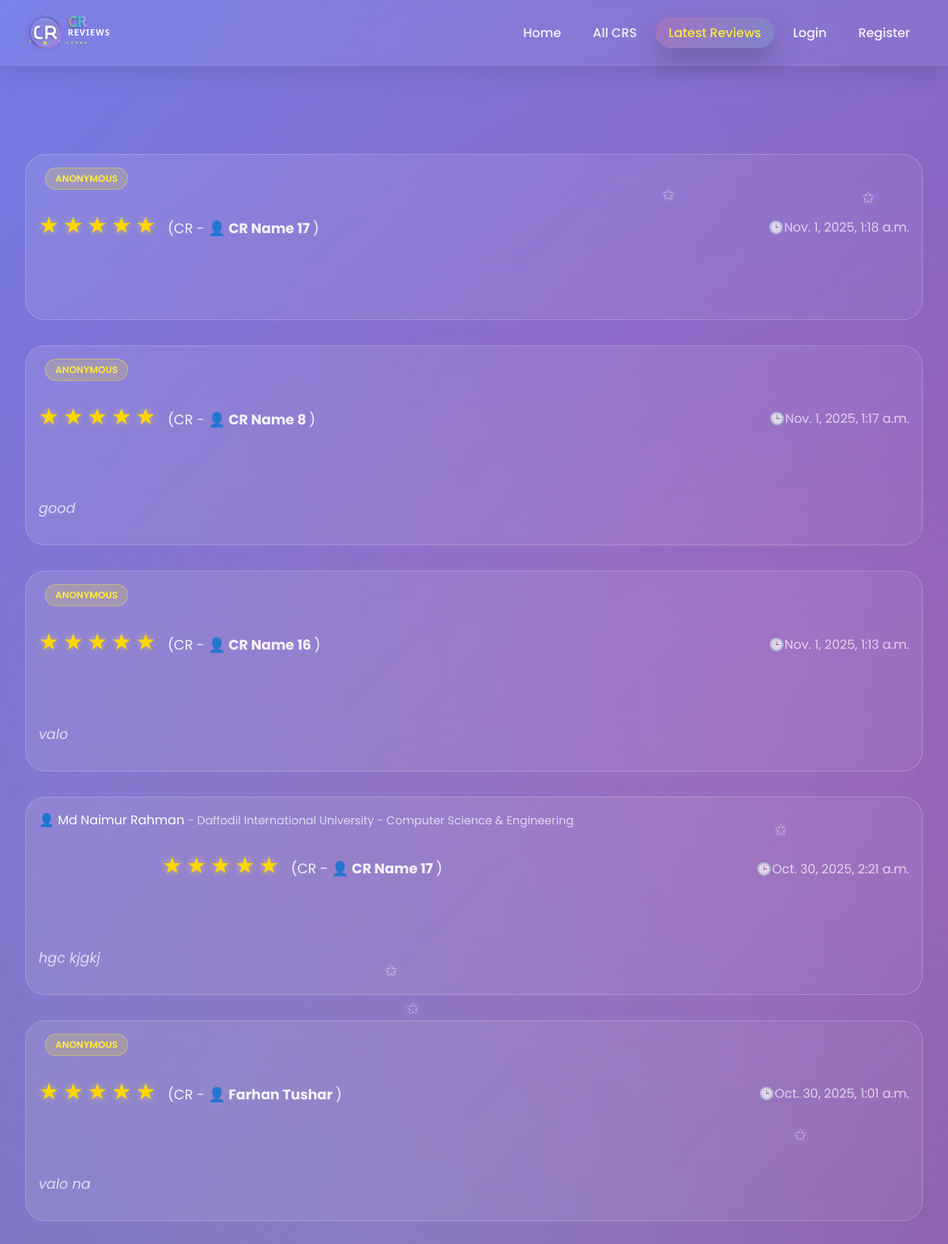
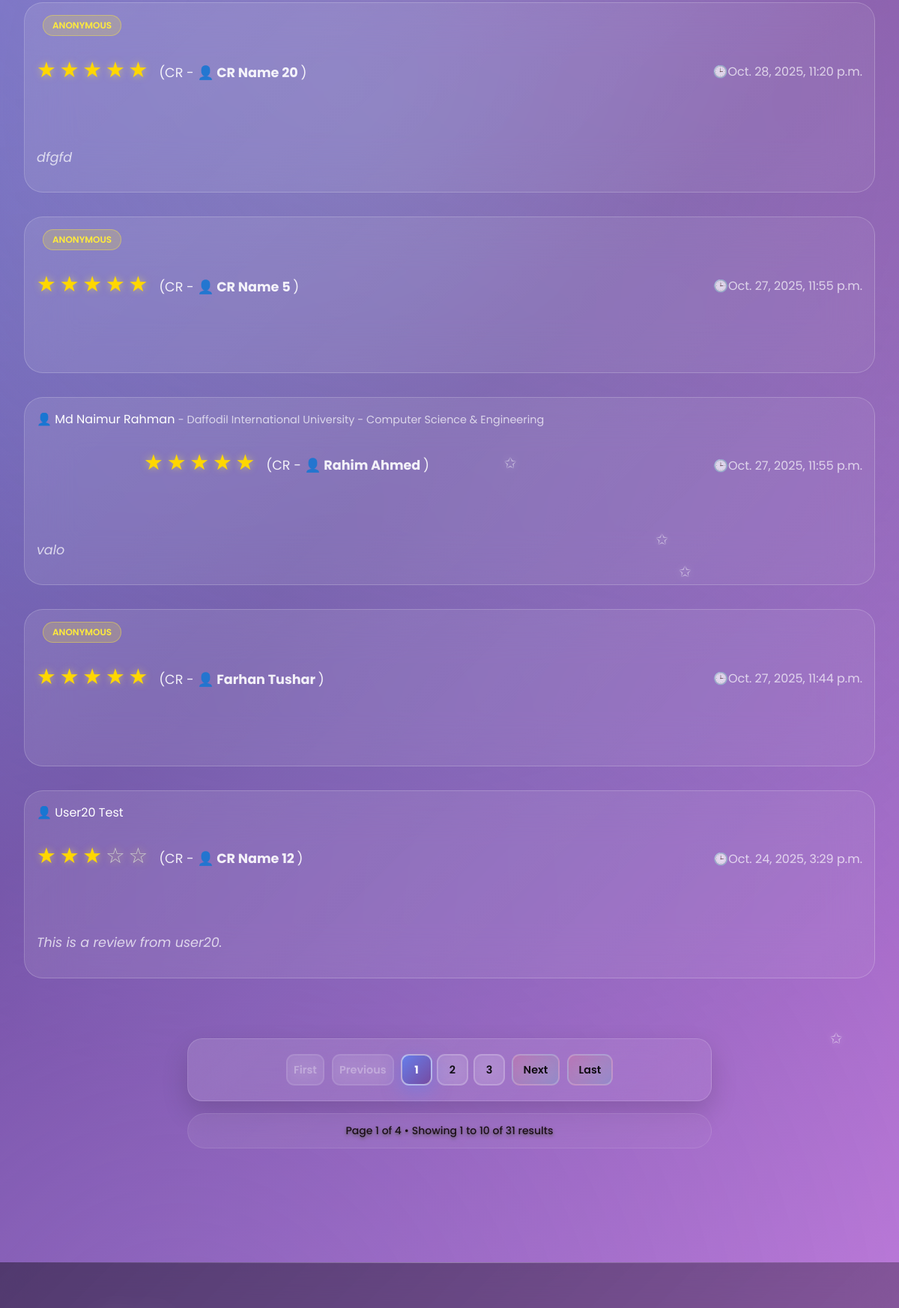
Before: /latest_reviews/ (upper part) with the older database file (2 pictures, top to bottom).
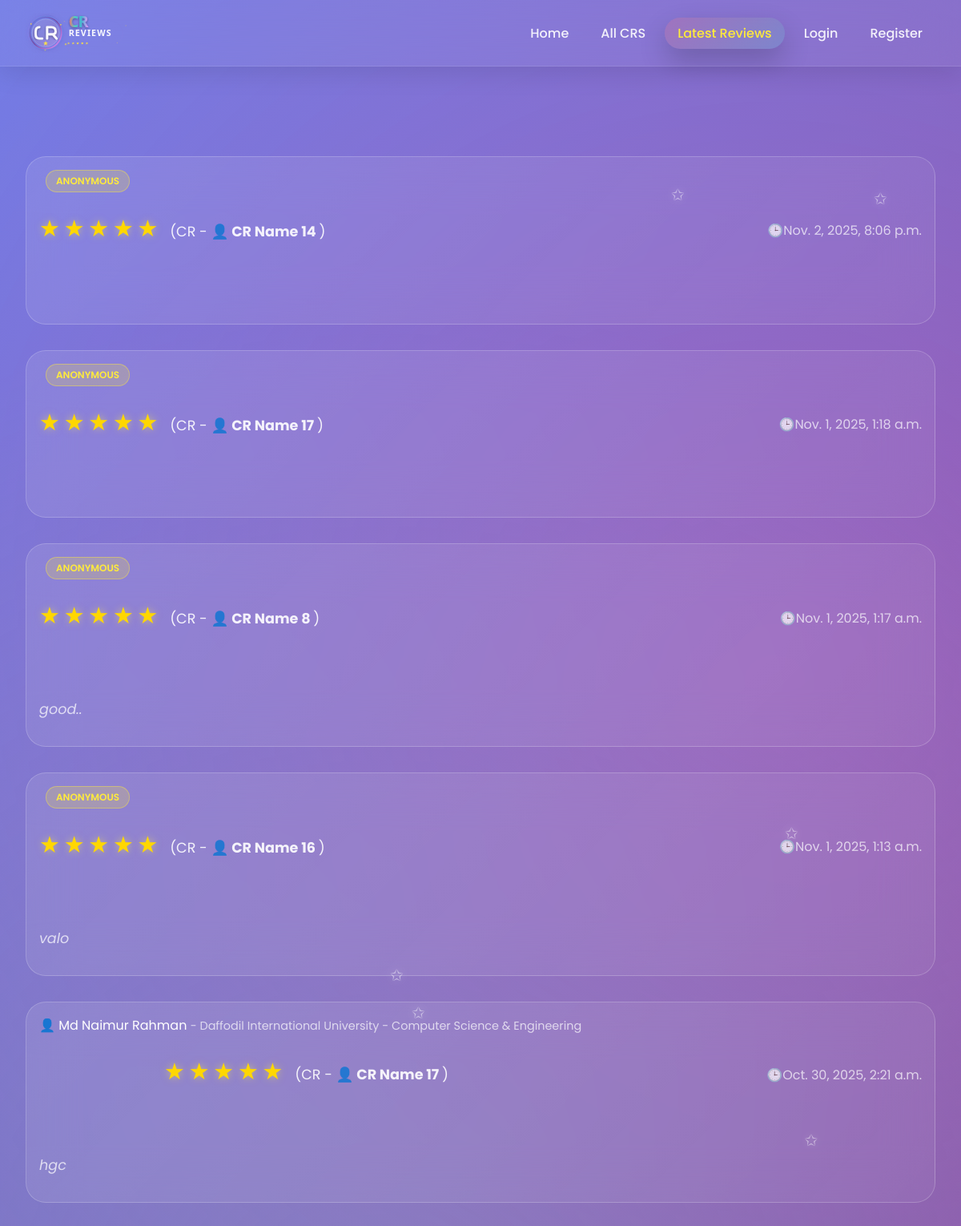
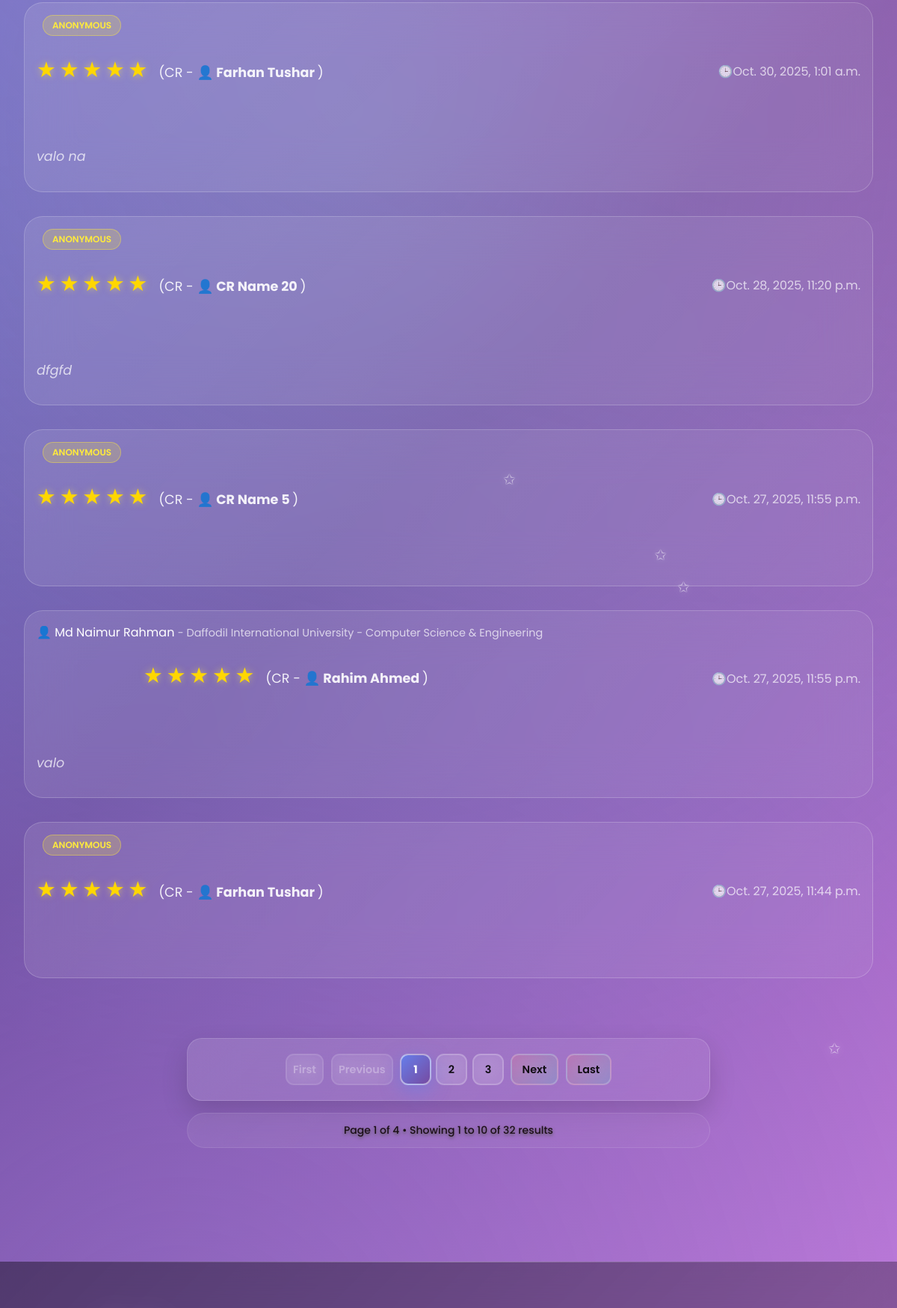
After: the same page with the newer database file (2 pictures, top to bottom).
### cr/models.py (models this page shows, shortened)
class Review(models.Model):
    user = models.ForeignKey('userprofile.User', on_delete=models.CASCADE, related_name='userreviews')
    cr_profile = models.ForeignKey(CrProfile, on_delete=models.CASCADE, related_name='cr_reviews')
    rating = models.PositiveSmallIntegerField()
    description = models.TextField(blank=True, null=True)
    is_anonymous = models.BooleanField(default=False)
    anonymous_name = models.CharField(max_length=100, blank=True, null=True)
    is_approved = models.BooleanField(default=True)  # Auto-approve non-anonymous
    reviewed_by = models.ForeignKey(
        'userprofile.User',
        on_delete=models.SET_NULL,
        null=True,
        blank=True,
        related_name='reviewed_reviews',
        help_text="Admin who approved/rejected this review"
    )
    reviewed_at = models.DateTimeField(null=True, blank=True)
    slug = models.SlugField(unique=True, blank=True)
    created_at = models.DateTimeField(auto_now_add=True)
    updated_at = models.DateTimeField(auto_now=True)
    deleted_at = models.DateTimeField(blank=True, null=True)
    class Meta:
        unique_together = [['user', 'cr_profile']]
        ordering = ['-created_at']

class CrProfile(models.Model):
    user=models.OneToOneField('userprofile.User', on_delete=models.CASCADE,related_name='user_profile')
    university=models.ForeignKey(University, on_delete=models.CASCADE,related_name='university_crs')
    department=models.ForeignKey(Department, on_delete=models.CASCADE,related_name='department_crs')
    cr_status = models.CharField(
    max_length=20,
    choices=[('Present', 'Present CR'), ('Former', 'Former CR')],
    default='Present'
    )
    profile_picture = models.ImageField(upload_to='cr_profile_pictures/', blank=True, null=True)
    name = models.CharField(max_length=100)
    gender = models.CharField(choices=[('M', 'Male'), ('F', 'Female')], max_length=1)
    email = models.EmailField(blank=True, null=True)
    phone = models.CharField(max_length=30, blank=True, null=True)
    st_id = models.CharField(max_length=50, unique=True)
    batch = models.CharField(max_length=20)
    dept_batch = models.CharField(max_length=20 , blank=True, null=True)
    section = models.CharField(max_length=10)
    bio = models.TextField(blank=True, null=True)
    date_of_birth = models.DateField(blank=True, null=True)
    slug = models.SlugField(unique=True, blank=True)
    facebook_url = models.URLField(default='https://www.facebook.com/')
    instagram_url = models.URLField(default='https://www.instagram.com/')
    linkedin_url = models.URLField(default='https://www.linkedin.com/')
    created_at=models.DateTimeField(auto_now_add=True)
    updated_at=models.DateTimeField(auto_now=True)
    deleted_at=models.DateTimeField(auto_now=True,blank=True,null=True)

class University(models.Model):
    Public = "Public"
    Private = "Private"
    university_type = [
        (Public,"Public"),
        (Private,"Private"),
    ]
    title =models.CharField(max_length=100,unique=True,blank=False,null=False)
    type =models.CharField(max_length=100,choices=university_type)
    address=models.CharField(max_length=150, blank=True, null=True)
    slug=models.SlugField(blank=True,unique=True)
    created_at=models.DateTimeField(auto_now_add=True)
    updated_at=models.DateTimeField(auto_now=True)
    daleted_at=models.DateTimeField(auto_now=True,blank=True,null=True)
    def __str__(self):
        return self.title

class Department(models.Model):
    title=models.CharField(max_length=50,unique=True,blank=False,null=False)
    code=models.CharField(max_length=50,unique=True,blank=True,null=True)
    slug=models.SlugField(blank=True,unique=True)
    created_at=models.DateTimeField(auto_now_add=True)
    updated_at=models.DateTimeField(auto_now=True)
    daleted_at=models.DateTimeField(auto_now=True,blank=True,null=True)
    def __str__(self):
        return self.title

### userprofile/models.py (models this page shows, shortened)
class User(AbstractBaseUser,PermissionsMixin):
    university=models.ForeignKey(University, on_delete=models.SET_NULL,related_name='university_user',null=True,blank=True)
    department=models.ForeignKey(Department, on_delete=models.SET_NULL,related_name='department_user',null=True,blank=True)
    profile_picture=models.ImageField(upload_to=user_profile_picture_path,null=True,blank=True)
    first_name = models.CharField(max_length=50)
    last_name = models.CharField(max_length=50)
    gender = models.CharField(choices=[('M', 'Male'), ('F', 'Female')], max_length=1)
    email = models.EmailField(unique=True)
    phone=models.CharField(max_length=20,null=True,blank=True)
    date_of_birth=models.DateField(null=True,blank=True)
    student_id=models.CharField(max_length=50,unique=True,null=True,blank=True)
    batch=models.CharField(max_length=20,null=True,blank=True)
    dept_batch = models.CharField(max_length=20 , blank=True, null=True)
    section=models.CharField(max_length=20,null=True,blank=True)
    bio=models.TextField(null=True,blank=True)
    facebook_url=models.URLField(default='https://www.facebook.com/')
    instagram_url=models.URLField(default='https://www.instagram.com/')
    linkedin_url=models.URLField(default='https://www.linkedin.com/')
    role=models.CharField(max_length=20, default='student')
    slug=models.SlugField(blank=True,unique=True)
    is_email_verified = models.BooleanField(default=False)
    email_verification_token = models.UUIDField(blank=True, null=True, editable=False)
    email_verification_token_created = models.DateTimeField(blank=True, null=True)
    password_reset_token = models.UUIDField(null=True, blank=True, editable=False)
    password_reset_token_created = models.DateTimeField(null=True, blank=True)
    is_active = models.BooleanField(default=True)
    is_staff = models.BooleanField(default=False)
    created_at = models.DateTimeField(auto_now_add=True)
    updated_at = models.DateTimeField(auto_now=True)
    deleted_at = models.DateTimeField(blank=True, null=True)
    USERNAME_FIELD = 'email'
    REQUIRED_FIELDS = ['first_name','last_name']
    objects = CustomUserManager()
    def get_full_name(self):
        return f"{self.first_name} {self.last_name}"

### cr/views.py (the view)
# urls.py: path('latest_reviews/',latest_reviews,name='latest_reviews'),
def latest_reviews(request):
    reviews = Review.objects.filter(is_approved=True).order_by('-created_at')
    paginator = Paginator(reviews,10)
    page_number = request.GET.get('page',1)
    try:
        reviews = paginator.page(page_number)
    except PageNotAnInteger:
        reviews = paginator.page(1)
    except EmptyPage:
        reviews = paginator.page(1)
    context={
        'review':reviews,
        'paginator':paginator,
    }
    return render(request,'latest_reviews.html',context)

### templates/latest_reviews.html (shortened to what the changed rows need)
{% extends 'base.html' %}
{% load  static %}
{% block content %}
    <div id="latest-reviews" class="page">
        <div class="container">
            <div class="section">
                 {% for review in review %}
                <div class="review-card">
                    <div class="review-header">
                        <div>
                    {% if review.is_anonymous %}
                        {% comment %} <span style="color: rgba(255,255,255,0.9);">
                            {{ review.get_reviewer_name }}
                        </span> {% endcomment %}
                    {% elif review.user %}
                        <a href="{% url 'user_view' review.user.slug %}" style="text-decoration: none; color: inherit;">
                            👤 {{ review.user.get_full_name }}
                        </a>
                    {% else %}
                        <span style="color: rgba(255,255,255,0.9);">
                            🕶️ Anonymous User
                        </span>
                    {% endif %}
                {% if not review.is_anonymous and review.user %}
                    {% if review.user.university or review.user.department %}
                        <span style="color: rgba(255,255,255,0.7); font-size: 0.9rem;">
                            -
                            {% if review.user.university %}
                                {{ review.user.university }}
                            {% endif %}
                            {% if review.user.department %}
                                {% if review.user.university %} - {% endif %}
                                {{ review.user.department }}
                            {% endif %}
                        </span>
                    {% endif %}
                {% else %}
                    <span style="display: inline-block; margin-left: 0.5rem; padding: 0.25rem 0.75rem; background: rgba(255, 235, 59, 0.2); border: 1px solid rgba(255, 235, 59, 0.4); border-radius: 20px; font-size: 0.75rem; font-weight: 600; color: #ffeb3b;">
                        ANONYMOUS
                    </span>
                {% endif %}
                            <div class="rating">
                                {% for i in "12345" %} {% if forloop.counter <= review.rating %}
                                <span class="star filled">★</span>
                                {% else %}
                                <span class="star">☆</span>
                                {% endif %}
                                {% endfor %}
                                <span class="review_cr">(CR - <strong><a href="{% url 'cr_profile' review.cr_profile.slug %}" style="text-decoration: none; color: inherit;">👤 {{review.cr_profile.name}}</a> </strong>)</span>
                            </div>
                        </div>
                        <div style="color: rgba(255,255,255,0.7); font-weight: 400;">🕒{{review.created_at}}</div>
                    </div>
                    <div class="review-text">
                        {{review.description}}
                    </div>
                </div>
                {% endfor %}
            </div>
            {% if review.has_other_pages %}
            <div class="pagination-section">
                <div class="pagination">
                    {% if review.has_previous %}
                        <a href="?page=1" class="pagination-btn pagination-first">
                            <span>First</span>
                        </a>
                        <a href="?page={{ review.previous_page_number }}" class="pagination-btn pagination-prev">
                            <span>Previous</span>
                        </a>
                    {% else %}
                        <span class="pagination-btn pagination-disabled">
                            <span>First</span>
                        </span>
                        <span class="pagination-btn pagination-disabled">
                            <span>Previous</span>
                        </span>
                    {% endif %}
                    <div class="pagination-numbers">
                        {% for num in review.paginator.page_range %}
                            {% if review.number == num %}
                                <span class="pagination-btn pagination-active">{{ num }}</span>
                            {% elif num > review.number|add:'-3' and num < review.number|add:'3' %}
                                <a href="?page={{ num }}" class="pagination-btn">{{ num }}</a>
                            {% endif %}
                        {% endfor %}
                    </div>
                    {% if review.has_next %}
                        <a href="?page={{ review.next_page_number }}" class="pagination-btn pagination-next">
                            <span>Next</span>
                        </a>
                        <a href="?page={{ review.paginator.num_pages }}" class="pagination-btn pagination-last">
                            <span>Last</span>
                        </a>
                    {% endif %}
                </div>
                <div class="pagination-info">
                    <p>Page {{ review.number }} of {{ review.paginator.num_pages }} • Showing {{ review.start_index }} to {{ review.end_index }} of {{ review.paginator.count }} results</p>
                </div>
            </div>
            {% endif %}
        </div>
    </div>
{% endblock content %}

Changed rows visible on the page:
no longer on this page (row unchanged): Review: user.get_full_name "User20 Test", rating 3 (drawn), cr_profile.name "CR Name 12", created_at "Oct. 24, 2025, 3:29 p.m.", description "This is a review from user20."
now on this page (row edited): Review: is_anonymous "ANONYMOUS", rating 5 (drawn), cr_profile.name "CR Name 14", created_at "Nov. 2, 2025, 8:06 p.m."
changed Review "CR Name 8": description "good" → "good.."
changed Review: description "hgc kjgkj" → "hgc"
Other visible differences:
{{ review.paginator.count }}: "31" → "32"
